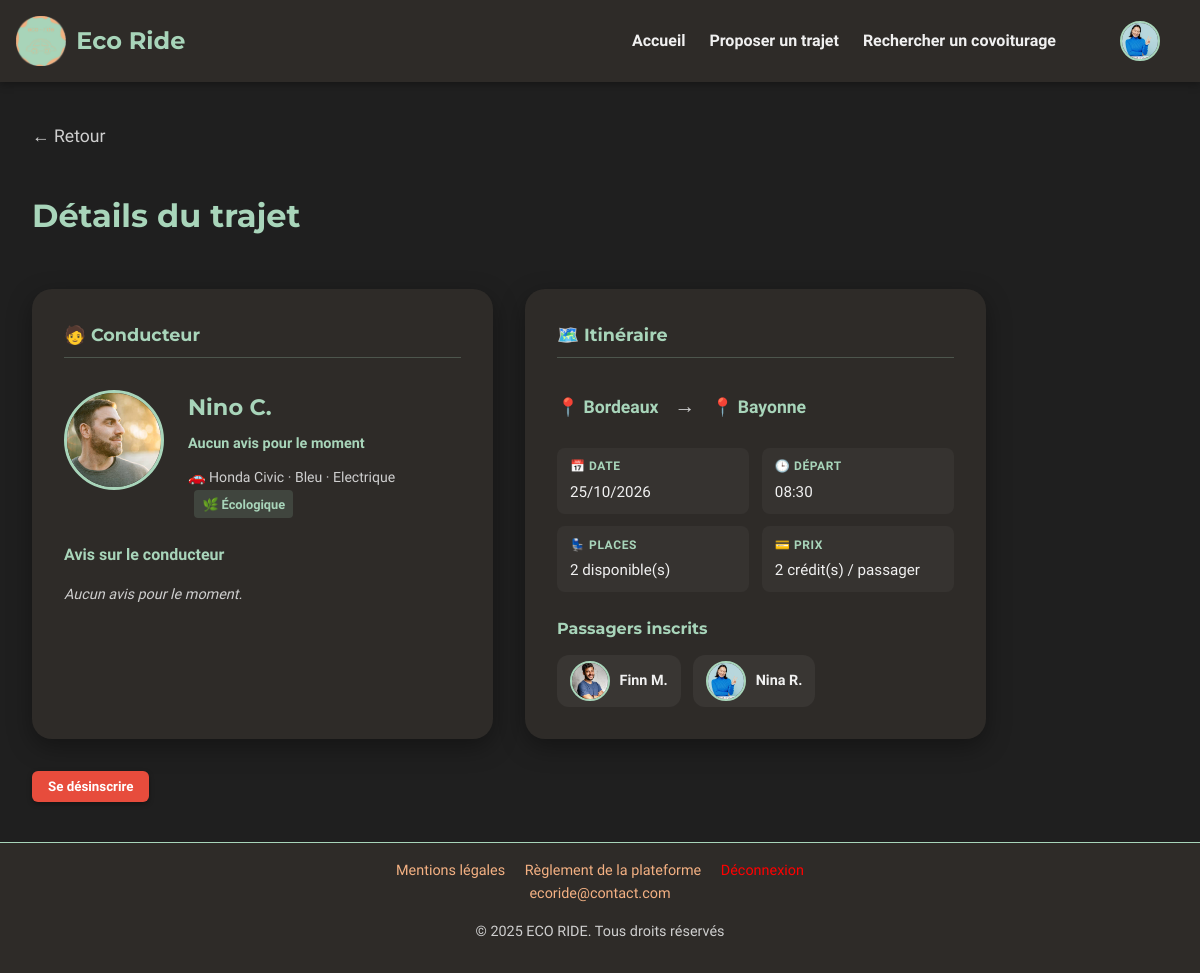
Before: /PROJET/UTILISATEUR/USR-details-trajet.php?id=5 (signed in) with the older database file.
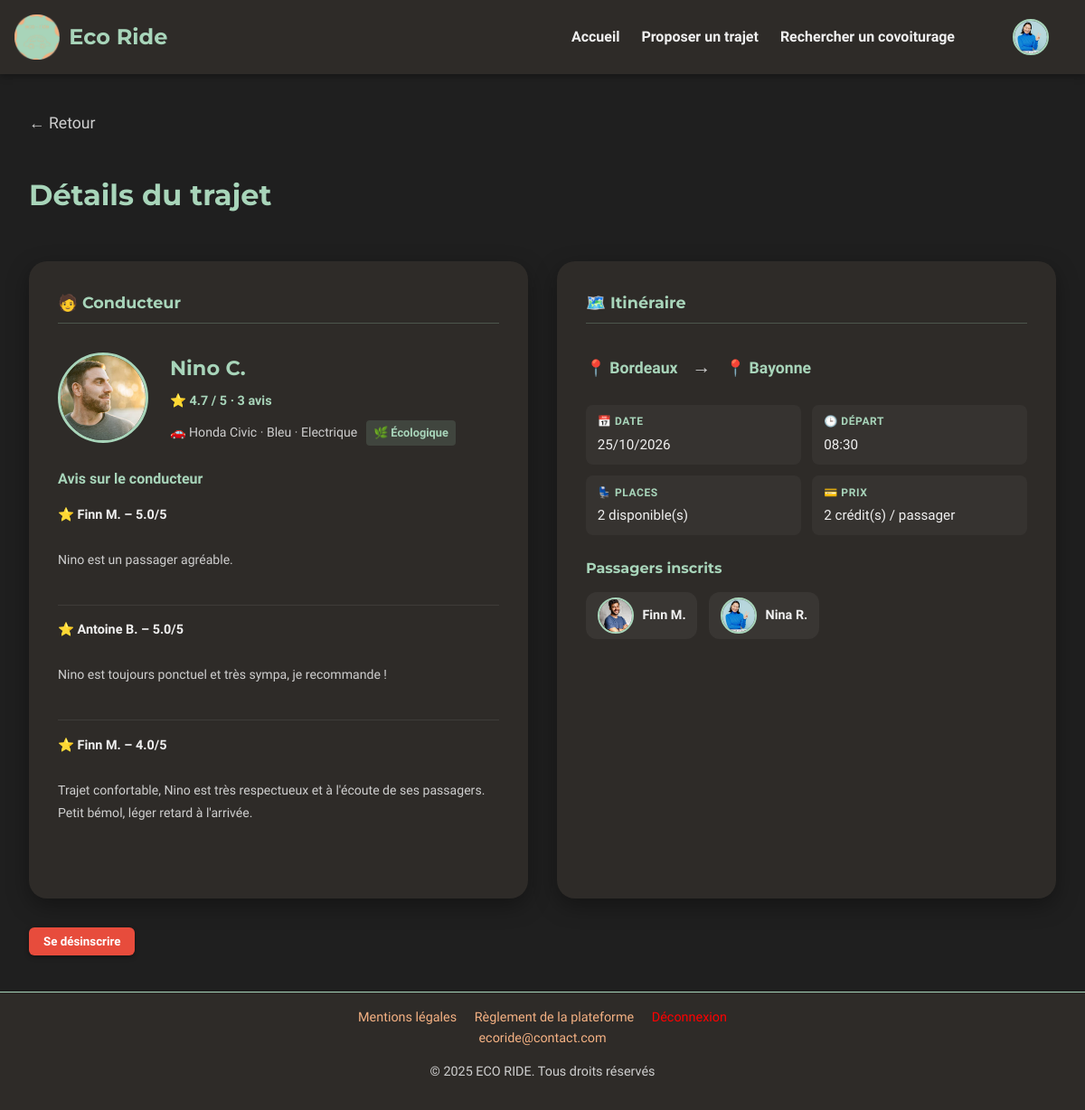
After: the same page with the newer database file.
### tables this page shows
CREATE TABLE `trajets` (
  `id` int(11) NOT NULL,
  `id_conducteur` int(11) NOT NULL,
  `depart` varchar(255) NOT NULL,
  `arrivee` varchar(255) NOT NULL,
  `etapes` text DEFAULT NULL,
  `commentaire` text DEFAULT NULL,
  `date_depart` date NOT NULL,
  `heure_depart` time NOT NULL,
  `heure_arrivee` time DEFAULT NULL,
  `vehicule_id` int(11) DEFAULT NULL,
  `places_disponibles` int(11) DEFAULT 1,
  `prix` int(11) NOT NULL DEFAULT 2,
  `statut` enum('publie','complet','annule','termine','en_cours') DEFAULT 'publie'
);

CREATE TABLE `utilisateurs` (
  `id` int(11) NOT NULL,
  `nom` varchar(100) NOT NULL,
  `prenom` varchar(100) NOT NULL,
  `email` varchar(150) DEFAULT NULL,
  `mot_de_passe` varchar(255) NOT NULL,
  `role` enum('passager','conducteur','passager-conducteur') NOT NULL,
  `date_naissance` date DEFAULT NULL,
  `bio` text DEFAULT NULL,
  `credits` int(11) DEFAULT 0,
  `date_inscription` datetime DEFAULT current_timestamp(),
  `photo` varchar(255) DEFAULT 'default.jpg',
  `driver_completed` tinyint(1) DEFAULT 0,
  `profile_completed` tinyint(1) DEFAULT 0,
  `suspendu` tinyint(1) NOT NULL DEFAULT 0
);

CREATE TABLE `vehicules` (
  `vehicule_id` int(11) NOT NULL,
  `id_utilisateur` int(11) NOT NULL,
  `plaque` varchar(20) NOT NULL,
  `date_premiere_immat` date DEFAULT NULL,
  `marque` varchar(50) DEFAULT NULL,
  `modele` varchar(50) DEFAULT NULL,
  `couleur` varchar(50) DEFAULT NULL,
  `carburant` varchar(50) DEFAULT NULL,
  `places` int(11) DEFAULT 4,
  `animaux_acceptes` enum('oui','non') DEFAULT 'non',
  `fumeur` enum('oui','non') DEFAULT 'non',
  `musique` varchar(50) DEFAULT NULL
);

CREATE TABLE `avis` (
  `id` int(11) NOT NULL,
  `id_trajet` int(11) NOT NULL,
  `id_auteur` int(11) NOT NULL,
  `id_destinataire` int(11) NOT NULL,
  `note` decimal(2,1) DEFAULT NULL,
  `commentaire` text DEFAULT NULL,
  `date_creation` datetime DEFAULT current_timestamp(),
  `statut` enum('en_attente','valide','refuse') NOT NULL DEFAULT 'en_attente'
);

### PROJET/PHP/details_trajet.php (called while the page is built, shortened)
<?php
include('connexion.php');
$id_trajet = (int) $_GET['id'];
$stmt = $bdd->prepare("
    SELECT
        t.*,
        u.id AS id_conducteur,
        u.nom AS nom_conducteur,
        u.prenom AS prenom_conducteur,
        u.photo AS photo_conducteur,
        v.marque,
        v.modele,
        v.couleur,
        v.carburant
    FROM trajets t
    JOIN utilisateurs u ON t.id_conducteur = u.id
    LEFT JOIN vehicules v ON t.vehicule_id = v.vehicule_id
    WHERE t.id = :id
");
$stmt->execute([':id' => $id_trajet]);
$trajet = $stmt->fetch(PDO::FETCH_ASSOC);
$stmt = $bdd->prepare("
    SELECT
        u.id,
        u.prenom,
        u.nom,
        u.photo
    FROM trajets_passagers tp
    JOIN utilisateurs u ON tp.id_passager = u.id
    WHERE tp.id_trajet = :id
    AND tp.statut IN ('reserve', 'termine', 'valide', 'litige', 'avis_laisse')
");
$stmt->execute([':id' => $id_trajet]);
$passagers = $stmt->fetchAll(PDO::FETCH_ASSOC);
$stmt = $bdd->prepare("
    SELECT
        a.note,
        a.commentaire,
        u.prenom,
        u.nom
    FROM avis a
    JOIN utilisateurs u ON a.id_auteur = u.id
    WHERE a.id_destinataire = :id_conducteur
    AND a.statut = 'valide'
    ORDER BY a.date_creation DESC
");
$stmt->execute([
    ':id_conducteur' => $trajet['id_conducteur']
]);
$avis = $stmt->fetchAll(PDO::FETCH_ASSOC);
$nb_avis = count($avis);
if ($nb_avis > 0) {
    $total = array_sum(array_column($avis, 'note'));
    $note_moyenne = round($total / $nb_avis, 1);
}
if (isset($_SESSION['user_id'])) {
    foreach ($passagers as $p) {
        if ($_SESSION['user_id'] == $p['id']) {
            $isPassenger = true;
            break;
        }
    }
}

### PROJET/UTILISATEUR/USR-details-trajet.php (the view, shortened to what this page needs)
<?php
require_once __DIR__ . '/../PHP/details_trajet.php';
$isOwner  = isset($_SESSION['user_id']) && $_SESSION['user_id'] == $trajet['id_conducteur'];
$eco = strtolower($trajet['carburant'] ?? '') === 'electrique';
$date_fmt          = date('d/m/Y', strtotime($trajet['date_depart']));
$heure_depart_fmt  = substr($trajet['heure_depart'], 0, 5);
$trajetDateTime = new DateTime($trajet['date_depart'] . ' ' . $trajet['heure_depart']);
$now            = new DateTime();
$isPast         = $trajetDateTime < $now || $trajet['statut'] === 'termine';
?>
<!DOCTYPE html>
<html lang="fr">
<head>
    <link rel="stylesheet" href="../CSS/style_global.css">
    <link rel="stylesheet" href="../CSS/CSS UTILISATEUR/USR-details-trajets.css">
</head>
<body>
<?php include('../COMPONENTS/COMP-header.php'); ?>
<main>
    <a href="USR-recherche_trajet.php" class="back-arrow">← Retour</a>
    <h1 class="page-title">Détails du trajet</h1>
    <div class="cards-wrapper">
        <section class="card driver-card">
            <h3 class="card-title">🧑 Conducteur</h3>
            <div class="driver-main">
                <img src="../../IMAGES/profiles/<?= htmlspecialchars($trajet['photo_conducteur'] ?? 'default.jpg') ?>"
                     alt="Photo du conducteur" class="driver-photo-lg">
                <div class="driver-infos">
                    <h2><?= htmlspecialchars($trajet['prenom_conducteur'] . ' ' . $trajet['nom_conducteur']) ?></h2>
                    <p class="driver-rating">
                        <?php if ($nb_avis > 0): ?>
                            ⭐ <?= $note_moyenne ?> / 5 · <?= $nb_avis ?> avis
                        <?php else: ?>
                            Aucun avis pour le moment
                        <?php endif; ?>
                    </p>
                    <p class="driver-car">
                        🚗 <?= htmlspecialchars($trajet['marque'] . ' ' . $trajet['modele']) ?> ·
                        <?= htmlspecialchars($trajet['couleur']) ?> ·
                        <?= htmlspecialchars($trajet['carburant']) ?>
                        <?php if ($eco): ?>
                            <span class="eco-badge">🌿 Écologique</span>
                        <?php endif; ?>
                    </p>
                </div>
            </div>
            <div id="driver-reviews" class="driver-reviews">
                <h4>Avis sur le conducteur</h4>
                <?php if (empty($avis)): ?>
                    <p class="empty">Aucun avis pour le moment.</p>
                <?php else: ?>
                    <?php foreach ($avis as $a): ?>
                        <div class="review">
                            <p class="review-author">⭐ <?= htmlspecialchars($a['prenom'] . ' ' . $a['nom']) ?> – <?= $a['note'] ?>/5</p>
                            <p class="review-text"><?= htmlspecialchars($a['commentaire']) ?></p>
                        </div>
                    <?php endforeach; ?>
                <?php endif; ?>
            </div>
        </section>
        <section class="card trajet-card">
            <h3 class="card-title">🗺️ Itinéraire</h3>
            <div class="trajet-path">
                <div class="ville">
                    <a href="https://www.google.com/maps/search/<?= urlencode($trajet['depart']) ?>" target="_blank">
                        📍 <?= htmlspecialchars($trajet['depart']) ?>
                    </a>
                </div>
                <span class="arrow">→</span>
                <div class="ville">
                    <a href="https://www.google.com/maps/search/<?= urlencode($trajet['arrivee']) ?>" target="_blank">
                        📍 <?= htmlspecialchars($trajet['arrivee']) ?>
                    </a>
                </div>
            </div>
            <div class="trajet-details">
                <div class="detail-item">
                    <span class="detail-label">📅 Date</span>
                    <span class="detail-value"><?= $date_fmt ?></span>
                </div>
                <div class="detail-item">
                    <span class="detail-label">🕒 Départ</span>
                    <span class="detail-value"><?= $heure_depart_fmt ?></span>
                </div>
                <div class="detail-item">
                    <span class="detail-label">💺 Places</span>
                    <span class="detail-value"><?= htmlspecialchars($trajet['places_disponibles']) ?> disponible(s)</span>
                </div>
                <div class="detail-item">
                    <span class="detail-label">💳 Prix</span>
                    <span class="detail-value"><?= (int)$trajet['prix'] ?> crédit(s) / passager</span>
                </div>
            </div>
            <div class="passengers-section">
                <h4>Passagers inscrits</h4>
                <?php if (empty($passagers)): ?>
                    <p>Aucun passager inscrit pour le moment.</p>
                <?php else: ?>
                    <div class="passengers-list">
                        <?php foreach ($passagers as $p): ?>
                            <a href="USR-profil.php?id=<?= (int)$p['id'] ?>" class="passenger-card">
                                <img src="../../IMAGES/profiles/<?= htmlspecialchars($p['photo'] ?? 'default.jpg') ?>" alt="<?= htmlspecialchars($p['prenom']) ?>" class="passenger-photo">
                                <p class="passenger-name"><?= htmlspecialchars($p['prenom'] . ' ' . $p['nom']) ?></p>
                            </a>
                        <?php endforeach; ?>
                    </div>
                <?php endif; ?>
            </div>
        </section>
    </div>
    <div class="cta-container">
        <?php if ($isPast): ?>
            <p>Ce trajet est terminé ✅</p>
            <?php if (!empty($avis)): ?>
                <a href="#driver-reviews" class="cta-reserver">Voir les avis</a>
            <?php endif; ?>
        <?php else: ?>
            <?php if ($isPassenger): ?>
                <form action="../PHP/desinscrire-trajet.php" method="POST" style="display:inline;">
                    <button type="submit" class="cta-desinscrire">Se désinscrire</button>
                </form>
            <?php elseif (!$isOwner && !$isPassenger): ?>
                <a href="../PHP/reserver-trajet.php?id=<?= $trajet['id'] ?>" class="cta-reserver">Réserver ce trajet</a>
            <?php endif; ?>
        <?php endif; ?>
    </div>
</main>
<?php include('../COMPONENTS/COMP-footer.php'); ?>
</body>
</html>

### PROJET/COMPONENTS/COMP-header.php (shortened to what this page needs)
<?php
$isLoggedIn = isset($_SESSION['user_id']);
$photo = $_SESSION['photo'] ?? 'default.jpg';
if ($isLoggedIn) {
    $profilLink = '../UTILISATEUR/USR-infos-perso.php';
} else {
    $profilLink = '../UTILISATEUR/USR-connexion-inscription.php?redirect=../UTILISATEUR/USR-infos-perso.php';
}
?>
<header>
    <div class="header-employe">
        <div class="header-bottom">
            <div class="logo">
                <a href="../UTILISATEUR/USR-index.php" class="logo-link">
                    <img src="../../IMAGES/logo.png" alt="Logo Eco Ride">
                    <span class="logo-text">Eco Ride</span>
                </a>
            </div>
            <div class="user-profile">
                <nav class="nav-container">
                    <a class="nav-links" href="../UTILISATEUR/USR-index.php">Accueil</a>
                    <a class="nav-links" href="../UTILISATEUR/USR-proposer-trajet.php">Proposer un trajet</a>
                    <a class="nav-links" href="../UTILISATEUR/USR-recherche_trajet.php">Rechercher un covoiturage</a>
                </nav>
                <div class="profil-container">
                    <div class="user-info">
                        <a href="<?= $profilLink ?>">
                            <img src="../../IMAGES/profiles/<?= htmlspecialchars($photo) ?>"
                                 alt="Photo de profil"
                                 class="photo-profil"
                                 id="profil-click">
                        </a>
                    </div>
                </div>
            </div>
        </div>
    </div>
</header>

### PROJET/COMPONENTS/COMP-footer.php (shortened to what this page needs)
<footer>
    <div class="footer-container">
        <a href="#">Mentions légales</a>
        <a href="#">Règlement de la plateforme</a>
            <?php
        if (isset($_SESSION['user_id'])) {
            echo '<a href="../UTILISATEUR/USR-deconnexion.php"
                    onclick="return confirm(\'Voulez-vous vraiment vous déconnecter ?\');"
                    style="color:red;">Déconnexion</a>';
        }
        ?>
    </div>
    <div class="footer-copyright">
<a href="mailto:ecoride@contact.com">ecoride@contact.com</a>        <p>&copy; 2025 ECO RIDE. Tous droits réservés</p>
    </div>
</footer>

### PROJET/CSS/style_global.css (style rules this page uses)
:root { --vert-doux: #a8d5ba; --orange-doux: #f4b183; --beige-fonce: #2e2b28; --gris-doux: #e0e0e0; --texte: #f0f0f0; --fond: #1f1f1f; --shadow: rgba(0, 0, 0, 0.3); }
main { display: flex; gap: 2rem; padding: 2rem 0.5rem; align-items: flex-start; }
* { box-sizing: border-box; }
html { scroll-behavior: smooth; }
body { font-family: 'Century Gothic', 'Montserrat', 'Quicksand', sans-serif; font-weight: 400; line-height: 1.6; background-color: var(--fond); color: var(--texte); margin: 0; padding: 80px 1.5rem 0 1.5rem; }
img { max-width: 100%; height: auto; display: block; }
.nav-container { display: flex; align-items: center; gap: 1.5rem; }
h1, h2, h3 { font-family: 'Montserrat', 'Century Gothic', sans-serif; color: var(--vert-doux); margin-top: 0; font-weight: 700; }
h1 { font-size: 2.5rem; margin-bottom: 0.75rem; }
h2 { font-size: 2rem; margin-bottom: 0.5rem; }
a { color: var(--orange-doux); text-decoration: none; transition: color 0.3s ease; }
.nav-links { color: var(--texte); text-decoration: none; }
button { font-family: 'Quicksand', sans-serif; background-color: var(--vert-doux); color: black; border: none; padding: 0.6em 1.2em; border-radius: 6px; cursor: pointer; font-weight: 600; transition: background-color 0.3s ease, transform 0.2s ease, box-shadow 0.3s ease; box-shadow: 0 2px 5px var(--shadow); }
section { max-width: 1100px; margin: 0 auto; padding: 2rem 1.5rem; }
section h2 { font-size: 2rem; margin-bottom: 1rem; color: var(--vert-doux); }
section p { font-family: 'Quicksand', sans-serif; font-size: 1rem; line-height: 1.8; margin-bottom: 1.5rem; }
footer { background-color: var(--beige-fonce); color: var(--gris-doux); text-align: center; padding: 1rem 2rem; font-size: 0.9rem; border-top: 1px solid var(--vert-doux); }
footer a { color: var(--orange-doux); text-decoration: none; margin: 0 0.5rem; }
a, button { transition: all 0.3s ease; }
.logo { max-height: 50px; overflow: hidden; display: flex; align-items: center; }
.logo-link { display: flex; align-items: center; text-decoration: none; color: var(--vert-doux); max-height: 50px; overflow: hidden; }
.logo-link img { height: auto; max-height: 50px; width: auto; max-width: 100px; object-fit: contain; margin-right: 10px; }
.logo-text { font-size: 1.5rem; font-weight: 700; font-family: 'Montserrat', 'Century Gothic', sans-serif; color: var(--vert-doux); }
.header-bottom { display: flex; justify-content: space-between; align-items: center; width: 100%; padding-right: 1.5rem; }
.photo-profil { height: 40px; width: 40px; border-radius: 50%; cursor: pointer; object-fit: cover; border: 2px solid var(--vert-doux); }
.profil-container { position: relative; margin-left: 1rem; }
.header-employe { background-color: var(--beige-fonce); display: flex; flex-direction: column; justify-content: space-between; padding: 1rem; box-shadow: 0 2px 8px var(--shadow); position: sticky; top: 0; z-index: 100; gap: 1rem; font-family: 'Montserrat', sans-serif; }
.header-employe .user-info { display: flex; flex-direction: column; gap: 0.2rem; margin-left: 2rem; font-size: 0.95rem; }
.user-profile { display: flex; align-items: center; gap: 1rem; color: var(--vert-doux); font-weight: 600; font-family: 'Quicksand', sans-serif; }

Changed rows visible on the page:
now on this page (row edited): avis: id_auteur.nom "Finn M.", note "5.0", commentaire "Nino est un passager agréable."
now on this page (row edited): avis: id_auteur.nom "Antoine B.", note "5.0", commentaire "Nino est toujours ponctuel et très sympa, je recommande !"
now on this page (row edited): avis: id_auteur.nom "Finn M.", note "4.0", commentaire "Trajet confortable, Nino est très respectueux et à l'écoute de ses passagers. Petit bémol, léger retard à l'arrivée."
Other visible differences:
$note_moyenne: (not shown) → "4.7"
$nb_avis: (not shown) → "3"
text no longer shown: "Aucun avis pour le moment Aucun avis pour le moment."
text now shown: "⭐ / 5 · avis"
